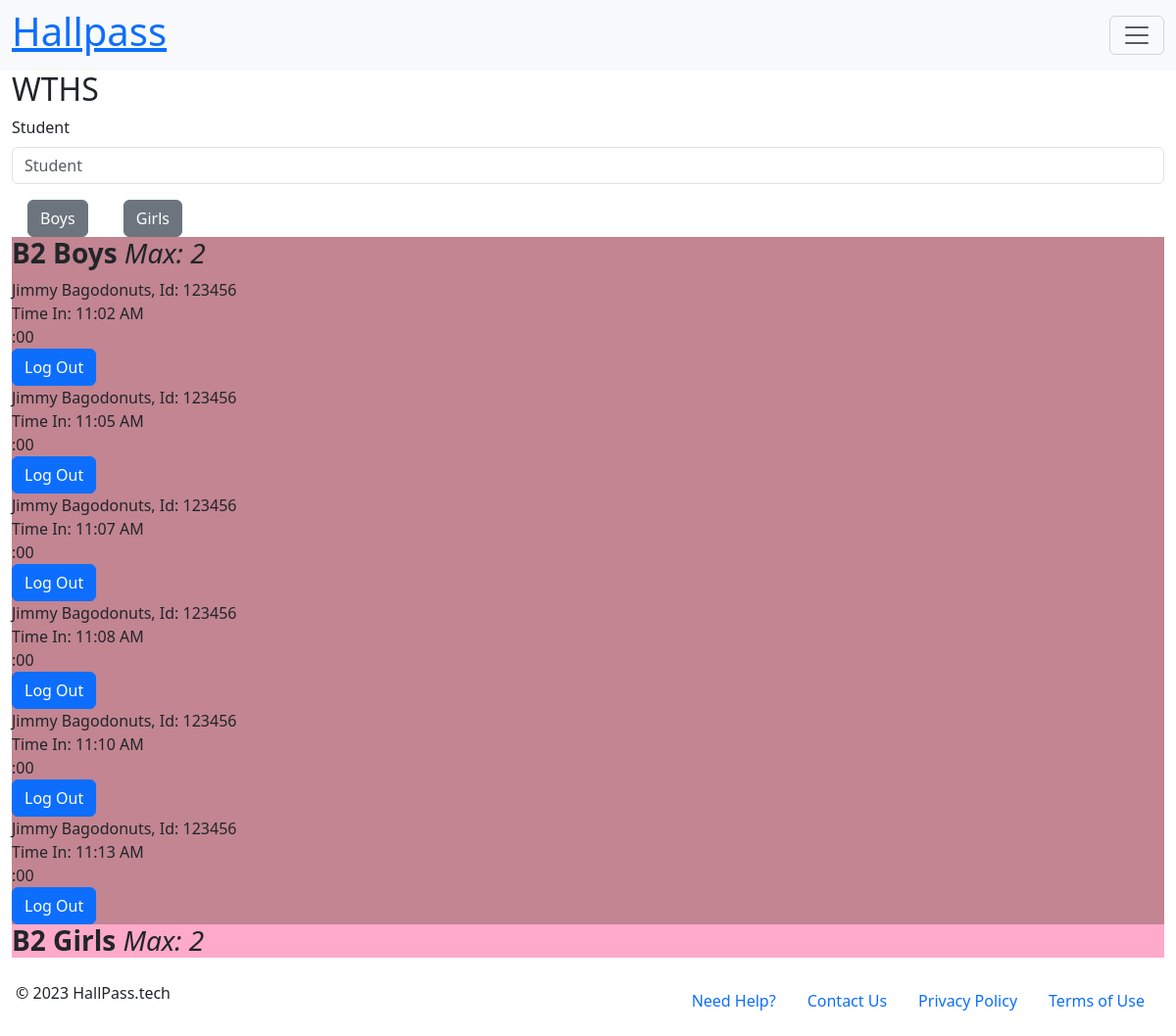
Screenshot of /monitor_destinations (signed in) with the database file from the repository.
### passes/models.py (models this page shows, shortened)
class Profile(models.Model):
    destinations = models.ManyToManyField(Destination, blank=True)
    user = models.OneToOneField(User, null=True, on_delete=models.CASCADE)
    building = models.ForeignKey(Building, null=True, on_delete=models.SET_NULL)

class Building(models.Model):
    building = models.CharField(max_length=100)
    def __str__(self):
        return f"{self.building}"

class Destination(models.Model):
    building = models.ForeignKey(Building, null=True, on_delete=models.SET_NULL)
    room = models.CharField(max_length=100)
    category = models.ForeignKey(Category, null=True, on_delete=models.SET_NULL)
    max_people_allowed = models.PositiveIntegerField(default = 2)
    def __str__(self):
         if (self.category):
            return f"{self.room} {self.category.name}"
         return f"{self.room} Genderless"

class Category(models.Model):
    name = models.CharField(max_length=100)
    color = models.CharField(max_length=7, default='')
    class Meta:
        verbose_name_plural = "categories"
    def __str__(self):
         return f"{self.name}"

class HallPass(models.Model):
    Time_in = models.DateTimeField(auto_now=True)
    Time_out = models.DateTimeField(blank=True, null=True)
    student_id = models.ForeignKey(Student, on_delete=models.CASCADE)
    destination = models.ForeignKey(Destination, null=True, on_delete=models.SET_NULL)
    building = models.ForeignKey(Building, null=True, on_delete=models.SET_NULL)
    user = models.ForeignKey(User, null=True, on_delete=models.SET_NULL)
    class Meta:
        verbose_name_plural = "hall passes"
        permissions = (("can_view_log_history", "can_edit_log_history"),)

class Student(models.Model):
    first_name = models.CharField(max_length=100)
    last_name = models.CharField(max_length=100)
    student_id = models.CharField(max_length=100, unique=True)
    building = models.ForeignKey(Building, null=True, on_delete=models.SET_NULL)
    def __str__(self):
         return f"{self.first_name} {self.last_name}, Id: {self.student_id}"

### passes/views.py (the view, shortened to what this page needs)
# urls.py: path('monitor_destinations', views.monitor_destinations, name='monitor'),
@login_required
def monitor_destinations(request):
    user_profile = request.user.profile
    user_destinations = user_profile.destinations.filter(building = user_profile.building)
    form = CreateHallPassForm(request = request)
    if not user_destinations:
        return redirect(reverse('dashboard'))
    hallpasses = HallPass.objects.filter(Time_out = None)
    return render(request, 'pages/student_login.html', {'form': form, 'profile': user_profile, 'destinations': user_destinations })

### passes/forms.py (shortened to what this page needs)
class CreateHallPassForm(forms.Form):
    student = forms.CharField(max_length=6)
    building = None
    def __init__(self, *args, **kwargs):
        self.request = kwargs.pop('request')
        super(CreateHallPassForm, self).__init__(*args, **kwargs)

### passes/templates/pages/student_login.html (shortened to what this page needs)
{% extends "base.html" %}
{% load bootstrap5 %}
{% block content  %}
{% load static %}
<div class="monitor row">
    <section class="student-sign-in">
        <h2> {{ profile.building }}</h2>
        <form id="student-field" action="" method="POST" autocomplete="off" class="student-sign-in-form">
            {% bootstrap_form form %}
            <div class="button-group">
                {% for destination in destinations %}
                    <button name="action" value="Enter {{ destination.id }}" form="student-field" class="btn btn-secondary mx-3">{{ destination.category }}</button>
                {% endfor %}
            </div>
        </form>
    </section>
    <section class="monitor-destinations" style="grid-template-columns: repeat({{ destinations.count }}, 350px);">
        {% if destinations %}
            {% for destination in destinations %}
                <aside class="destination" style="background-color: {{ destination.category.color }};">
                    <h3 class="destination-heading"><strong>{{ destination }}</strong> <em>Max: {{ destination.max_people_allowed }}</em></h3>
                    <section class="destination-body">
                        {% for log in destination.hallpass_set.all %}
                            {% if not log.Time_out %}
                                <div class="destination-log">
                                    <div class="student">{{ log.student_id }}</div>
                                    <div class="time-in">Time In: {{ log.Time_in|date:"h:i A" }}</div>
                                    <div class="timer-display"> &nbsp; </div>
                                    <form id="form-{{log.id}}" action="" method="POST">
                                        <button class="btn btn-primary" id="logOut" name="action" value ="Out {{ log.id }}" >
                                            Log Out
                                        </button>
                                    </form>
                                </div>
                            {% endif %}
                        {% endfor %}
                    </section>
                </aside>
            {% endfor %}
        {% endif %}
    </section>
</div>
{% endblock %}

### rows the page displays
Profile: building "WTHS"
Destination: category "Boys", category+room "B2 Boys", max_people_allowed "2"
Destination: category "Girls", category+room "B2 Girls", max_people_allowed "2"
HallPass: student_id "Jimmy Bagodonuts, Id: 123456", Time_in "11:02 AM"
HallPass: student_id "Jimmy Bagodonuts, Id: 123456", Time_in "11:05 AM"
HallPass: student_id "Jimmy Bagodonuts, Id: 123456", Time_in "11:07 AM"
HallPass: student_id "Jimmy Bagodonuts, Id: 123456", Time_in "11:08 AM"
HallPass: student_id "Jimmy Bagodonuts, Id: 123456", Time_in "11:10 AM"
HallPass: student_id "Jimmy Bagodonuts, Id: 123456", Time_in "11:13 AM"
